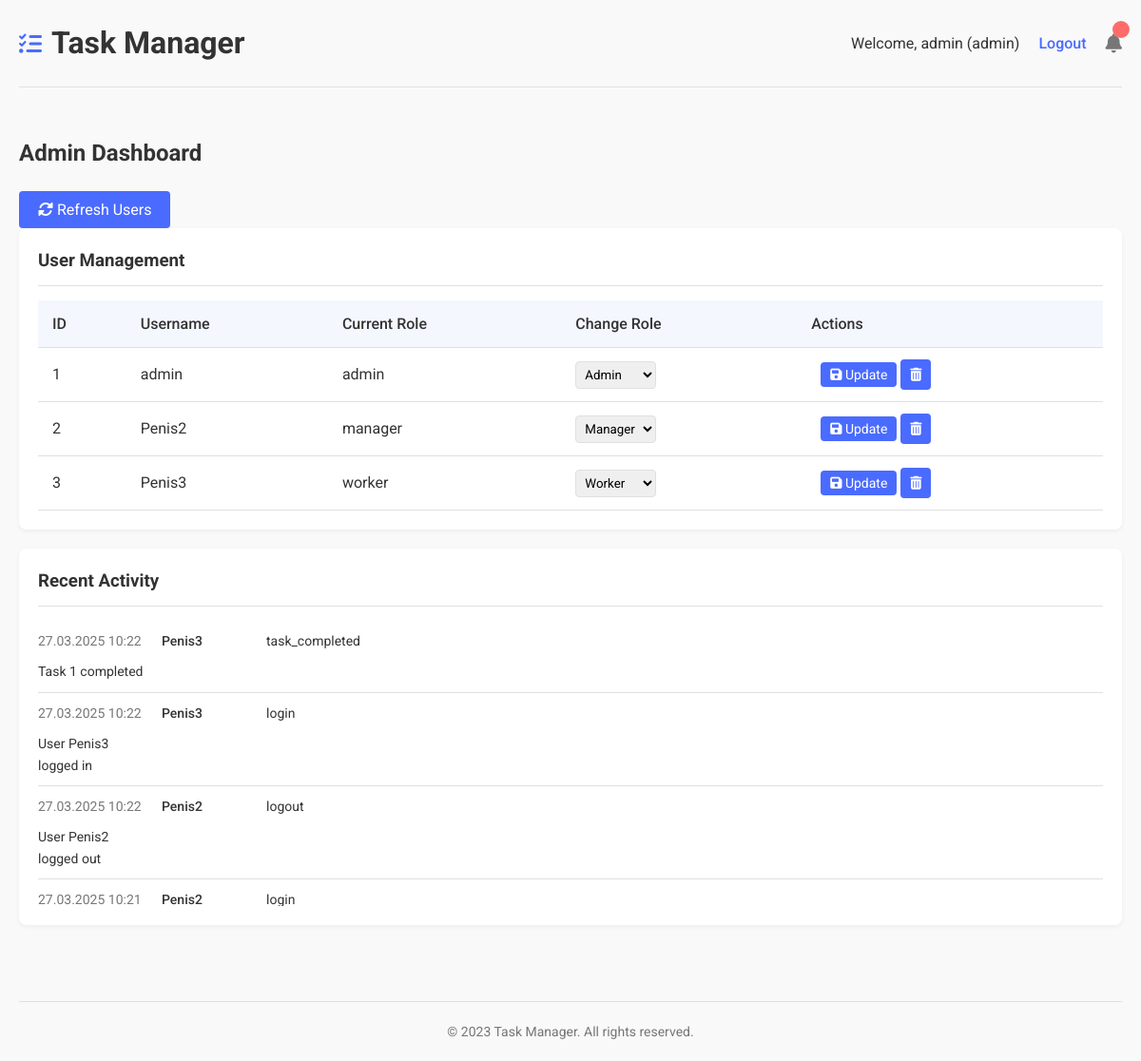
Page / (signed in) on the earlier database version.
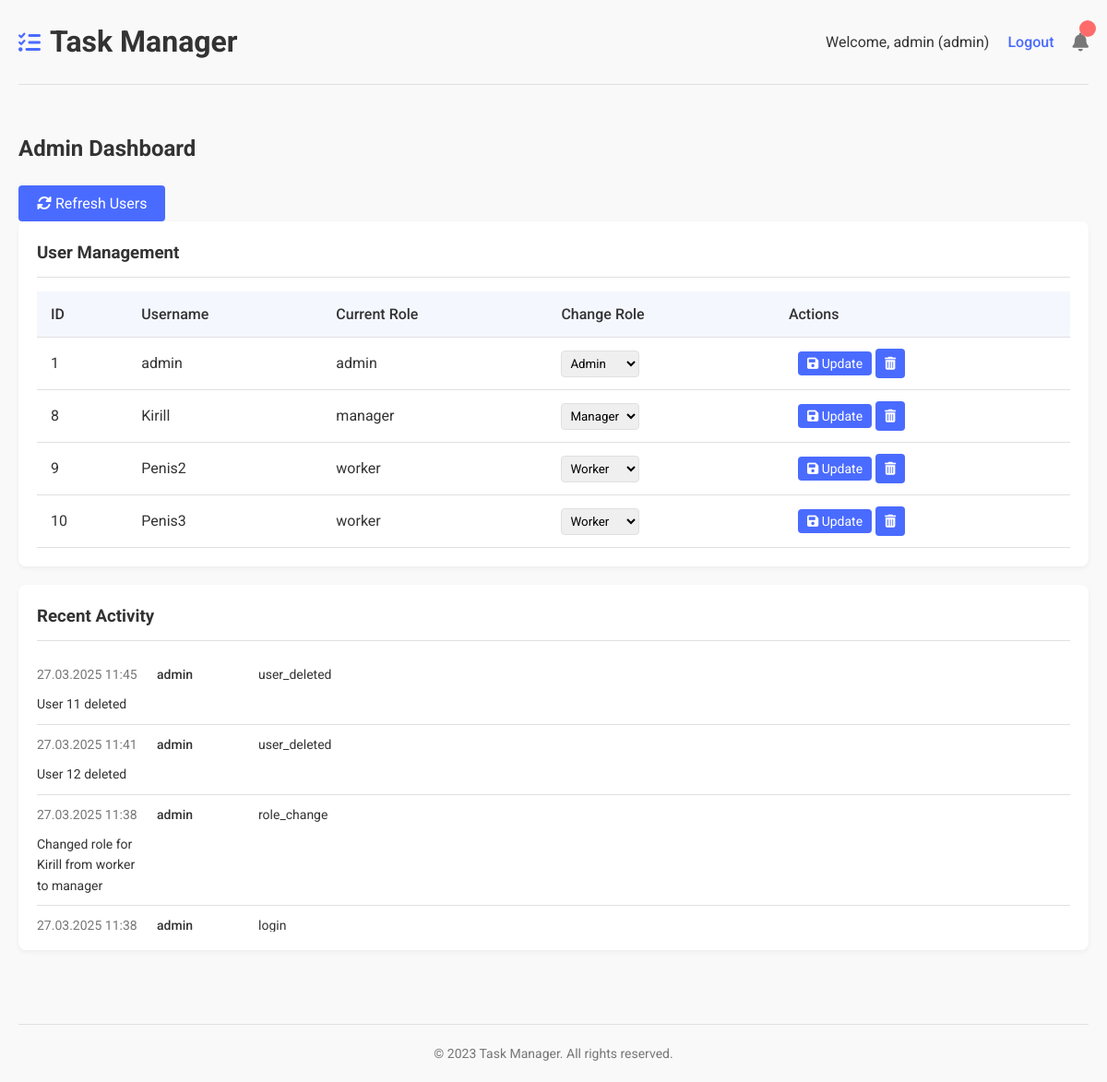
Same page on the later database version.
### tables this page shows
CREATE TABLE users (
    id INTEGER PRIMARY KEY AUTOINCREMENT,
    username TEXT UNIQUE NOT NULL,
    password TEXT NOT NULL,
    role TEXT NOT NULL DEFAULT 'worker',
    created_at TIMESTAMP DEFAULT CURRENT_TIMESTAMP
);

CREATE TABLE logs (
    id INTEGER PRIMARY KEY AUTOINCREMENT,
    user_id INTEGER NOT NULL,
    action TEXT NOT NULL,
    details TEXT,
    timestamp TIMESTAMP DEFAULT CURRENT_TIMESTAMP,
    FOREIGN KEY (user_id) REFERENCES users (id)
);

### app.py (the view)
@app.route('/')
def index():
    if 'user_id' not in session:
        return redirect(url_for('login'))
    role = session.get('role')
    if role == 'admin':
        return admin_dashboard()
    elif role == 'manager':
        return manager_dashboard()
    return worker_dashboard()

### app.py (called while the page is built)
def get_db():
    if 'db' not in g:
        g.db = sqlite3.connect(app.config['DATABASE'])
        g.db.row_factory = sqlite3.Row
    return g.db

def admin_dashboard():
    db = get_db()
    users = db.execute('SELECT id, username, role FROM users').fetchall()
    logs = db.execute('''
        SELECT l.*, u.username
        FROM logs l
        LEFT JOIN users u ON l.user_id = u.id
        ORDER BY l.timestamp DESC
        LIMIT 10
    ''').fetchall()
    return render_template('admin.html', users=users, logs=logs, current_user=session['user_id'])

@app.template_filter('datetimeformat')
def datetimeformat_filter(value, format='%d.%m.%Y %H:%M'):
    if not value:
        return ''
    try:
        if isinstance(value, str):
            dt = datetime.strptime(value, '%Y-%m-%d %H:%M:%S')
        else:
            dt = value
        return dt.strftime(format)
    except ValueError:
        return value

### templates/admin.html (shortened to what this page needs)
{% extends "base.html" %}
{% block content %}
<div class="dashboard">
    <h2>Admin Dashboard</h2>
    <button id="refresh-users" class="btn btn-secondary mb-3">
        <i class="fas fa-sync-alt"></i> Refresh Users
    </button>
    <div class="dashboard-section">
        <h3>User Management</h3>
        <div id="users-table-container">
            {% include '_users_table.html' %}
        </div>
    </div>
    <div class="dashboard-section">
        <h3>Recent Activity</h3>
        <div class="activity-log">
            {% for log in logs %}
            <div class="log-entry">
                <span class="log-time">{{ log.timestamp|datetimeformat }}</span>
                <span class="log-user">{{ log.username }}</span>
                <span class="log-action">{{ log.action }}</span>
                <span class="log-details">{{ log.details }}</span>
            </div>
            {% else %}
            <p>No activity logs found</p>
            {% endfor %}
        </div>
    </div>
</div>
{% endblock %}

### templates/_users_table.html
<table class="data-table">
    <thead>
        <tr>
            <th>ID</th>
            <th>Username</th>
            <th>Current Role</th>
            <th>Change Role</th>
            <th>Actions</th>
        </tr>
    </thead>
    <tbody>
        {% for user in users %}
        <tr>
            <td>{{ user.id }}</td>
            <td>{{ user.username }}</td>
            <td class="current-role">{{ user.role }}</td>
            <td>
                <select class="form-select role-select">
                    <option value="admin" {% if user.role == 'admin' %}selected{% endif %}>Admin</option>
                    <option value="manager" {% if user.role == 'manager' %}selected{% endif %}>Manager</option>
                    <option value="worker" {% if user.role == 'worker' %}selected{% endif %}>Worker</option>
                </select>
            </td>
            <td>
                <button class="btn btn-primary btn-sm btn-update-role" data-user-id="{{ user.id }}">
                    <i class="fas fa-save"></i> Update
                </button>
                <button class="btn btn-danger btn-sm action-btn delete-user"
                        data-user-id="{{ user.id }}"
                        {% if current_user is defined and user.id == current_user %}disabled title="You can't delete yourself"{% endif %}>
                    <i class="fas fa-trash-alt"></i>
                </button>
            </td>
        </tr>
        {% else %}
        <tr>
            <td colspan="5">No users found</td>
        </tr>
        {% endfor %}
    </tbody>
</table>

Differences in the rows shown:
removed users: id "2", username "Penis2", role "manager", role "Manager"
removed users: id "3", username "Penis3", role "worker", role "Worker"
no longer on this page (row unchanged): logs: timestamp "27.03.2025 10:22", username "Penis3", action "task_completed", details "Task 1 completed"
no longer on this page (row unchanged): logs: timestamp "27.03.2025 10:22", username "Penis3", action "login", details "User Penis3 logged in"
no longer on this page (row unchanged): logs: timestamp "27.03.2025 10:22", username "Penis2", action "logout", details "User Penis2 logged out"
no longer on this page (row unchanged): logs: timestamp "27.03.2025 10:21", username "Penis2", action "login"
added users: id "8", username "Kirill", role "manager", role "Manager"
added users: id "9", username "Penis2", role "worker", role "Worker"
added users: id "10", username "Penis3", role "worker", role "Worker"
added logs: timestamp "27.03.2025 11:45", username "admin", action "user_deleted", details "User 11 deleted"
added logs: timestamp "27.03.2025 11:41", username "admin", action "user_deleted", details "User 12 deleted"
added logs: timestamp "27.03.2025 11:38", username "admin", action "role_change", details "Changed role for Kirill from worker to manager"
added logs: timestamp "27.03.2025 11:38", username "admin", action "login"
